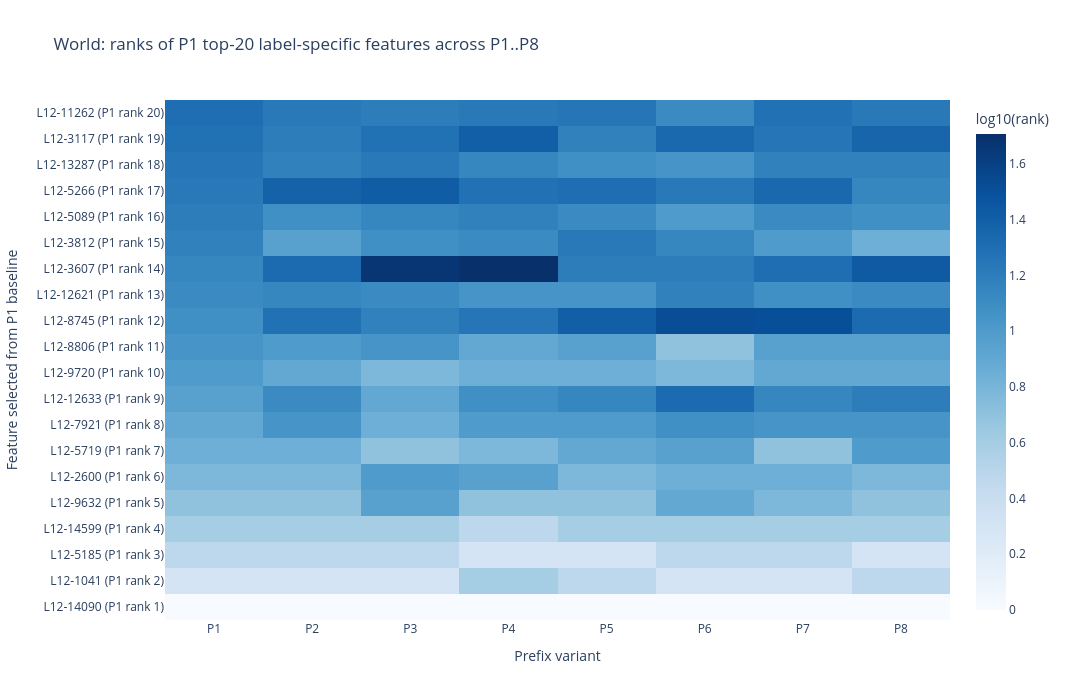
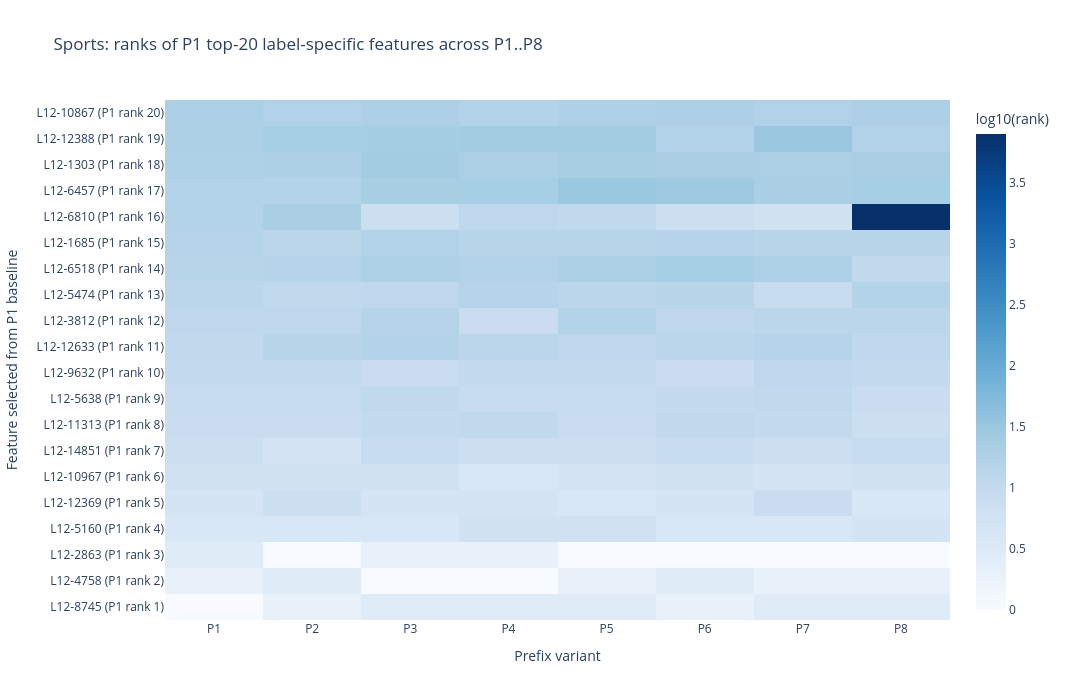
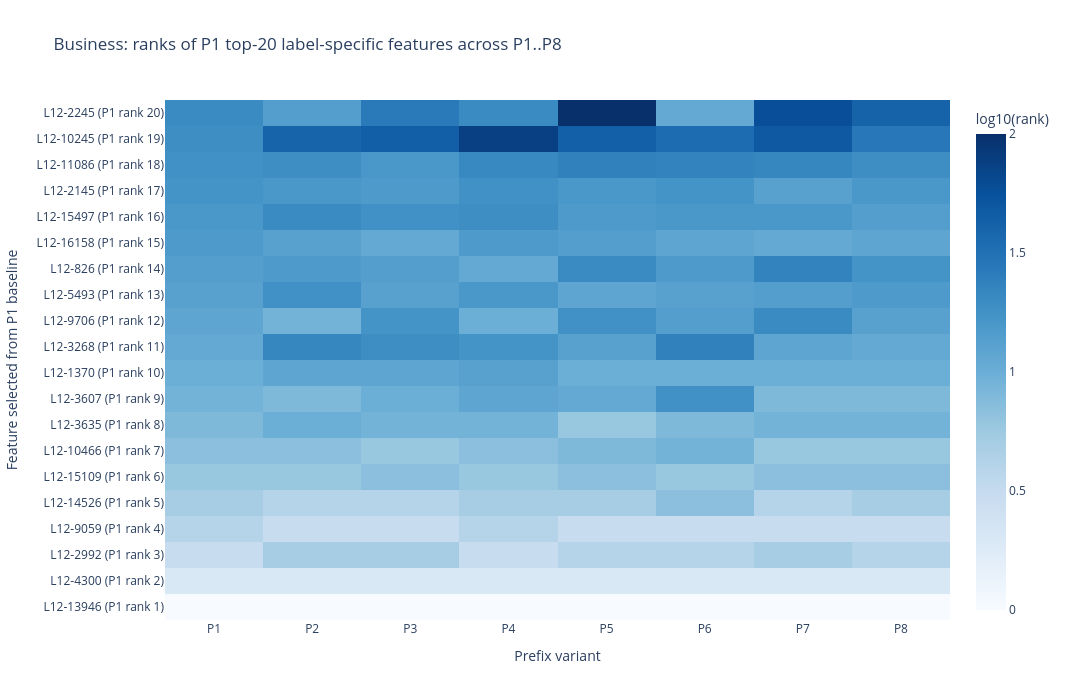
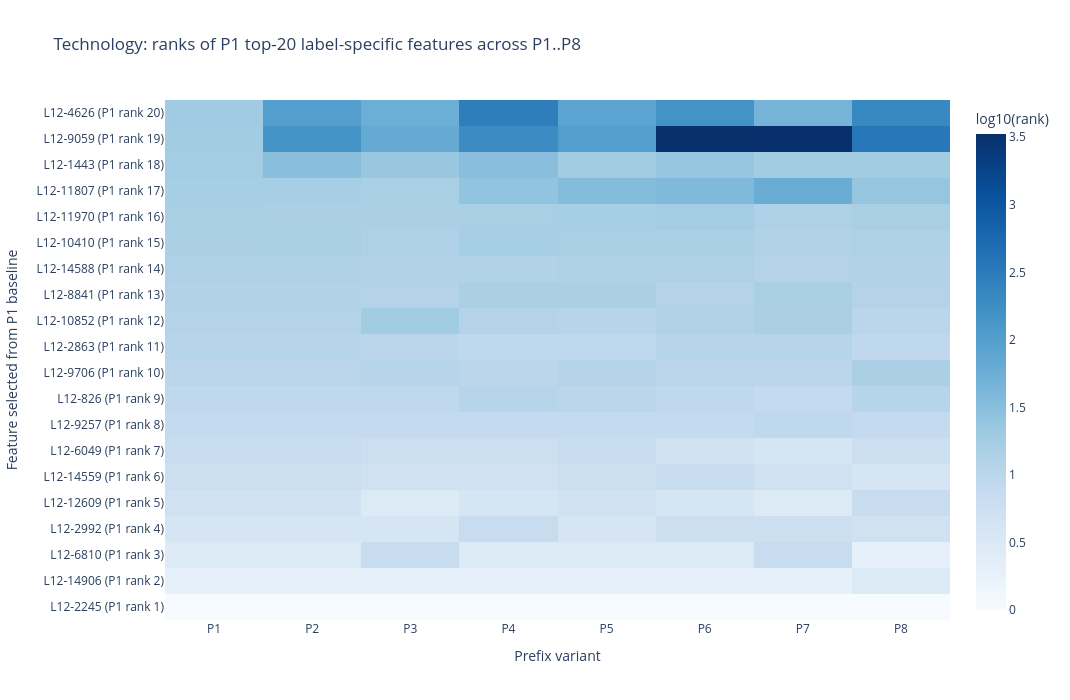

Write notebook code for charts like these, in order.
### Markdown cell above
## 5A. Rank table for baseline top-20 label-specific features across P2–P8

This diagnostic keeps the 80 features selected from the ordinary baseline prefix `P1` and reports where each one ranks under the alternative final-demo prefixes `P2` through `P8`. Rank `1` means the most label-specific feature for that label under that prefix; larger ranks indicate that the feature becomes less label-specific under that prefix.

### Code cell
# ============================================================
# 5A. Rank table: baseline top-20 label-specific features in P2..P8
# ============================================================

# This cell assumes Section 5 has already run and created:
#   label_specific_stability_df
#   label_variant_ranks
#   label_specific_pre_gap
#   label_top_features
#
# Interpretation:
#   P1 is the ordinary single-prefix baseline used to select top-20 features.
#   P2..P8 keep the same queries and demos 1..7, but replace only demo 8.
#   Rank 1 = most label-specific feature for that label under that prefix.

required_for_rank_table = [
    "label_specific_stability_df",
    "label_variant_ranks",
    "label_specific_pre_gap",
    "label_top_features",
]
missing = [name for name in required_for_rank_table if name not in globals()]
if missing:
    raise RuntimeError(
        "Run Sections 4 and 5 before this rank-table diagnostic. "
        f"Missing variables: {missing}"
    )

rank_rows = []
for _, row in label_specific_stability_df.iterrows():
    lab = int(row["label"])
    feat = int(row["feature_idx"])
    baseline_rank = int(row["label_specific_rank"])

    ranks = [int(label_variant_ranks[lab, v, feat]) for v in range(N_PREFIX_VARIANTS)]
    gaps = [float(label_specific_pre_gap[lab, v, feat]) for v in range(N_PREFIX_VARIANTS)]

    additional_ranks = ranks[1:]
    additional_gaps = gaps[1:]
    worst_additional_idx = int(np.argmax(additional_ranks)) + 1  # convert additional slot to variant index v
    best_additional_idx = int(np.argmin(additional_ranks)) + 1

    out = {
        "label_word": row["label_word"],
        "P1_baseline_rank": baseline_rank,
        "feature_idx": feat,
        "feature": f"L{TARGET_LAYER}-{feat}",
        "stable_by_rule": bool(row["stable_by_rule"]),
        "retention_rate_topK": float(row[f"retention_rate_top_{RETENTION_TOP_K}"]),
        "min_over_baseline": float(row["min_over_baseline"]),
        "baseline_gap_P1": float(gaps[0]),
        "worst_rank_P2_to_P8": int(max(additional_ranks)),
        "worst_prefix_P2_to_P8": f"P{worst_additional_idx + 1}",
        "best_rank_P2_to_P8": int(min(additional_ranks)),
        "best_prefix_P2_to_P8": f"P{best_additional_idx + 1}",
        f"n_P2_to_P8_in_top{RETENTION_TOP_K}": int(sum(r <= RETENTION_TOP_K for r in additional_ranks)),
    }

    # Add exact ranks and gaps for every prefix. P1 is included for context;
    # P2..P8 are the requested alternative-prefix ranks.
    for v in range(N_PREFIX_VARIANTS):
        out[f"P{v + 1}_rank"] = int(ranks[v])
    for v in range(N_PREFIX_VARIANTS):
        out[f"P{v + 1}_gap"] = float(gaps[v])

    rank_rows.append(out)

# Main table: one row per baseline-selected top-20 label-specific feature.
top20_label_specific_rank_by_prefix_df = pd.DataFrame(rank_rows)

rank_display_cols = (
    [
        "label_word",
        "P1_baseline_rank",
        "feature",
        "feature_idx",
        "stable_by_rule",
        "retention_rate_topK",
        "min_over_baseline",
        "baseline_gap_P1",
        "worst_rank_P2_to_P8",
        "worst_prefix_P2_to_P8",
        "best_rank_P2_to_P8",
        "best_prefix_P2_to_P8",
        f"n_P2_to_P8_in_top{RETENTION_TOP_K}",
    ]
    + [f"P{v + 1}_rank" for v in range(N_PREFIX_VARIANTS)]
)

# Requested table: rank under P2..P8 for each P1 top-20 label-specific feature.
print("=" * 100)
print(f"Ranks of P1 top-{LABEL_SPECIFIC_TOP_N} label-specific features under P2..P{N_PREFIX_VARIANTS}")
print("Rank 1 = most label-specific under that prefix. Larger ranks indicate loss of label specificity.")
print("=" * 100)
display(
    top20_label_specific_rank_by_prefix_df[rank_display_cols]
    .sort_values(["label_word", "P1_baseline_rank"])
    .reset_index(drop=True)
)

# Per-label compact tables, easier to copy into a rebuttal appendix.
for lab in range(NUM_LABELS):
    label_word = label_to_words_agnews[lab]
    print("=" * 100)
    print(f"{label_word}: P1 top-{LABEL_SPECIFIC_TOP_N} features and their ranks in P2..P{N_PREFIX_VARIANTS}")
    cols = (
        ["P1_baseline_rank", "feature", "stable_by_rule", "worst_rank_P2_to_P8", "worst_prefix_P2_to_P8"]
        + [f"P{v + 1}_rank" for v in range(1, N_PREFIX_VARIANTS)]
    )
    display(
        top20_label_specific_rank_by_prefix_df
        .loc[top20_label_specific_rank_by_prefix_df["label_word"] == label_word, cols]
        .sort_values("P1_baseline_rank")
        .reset_index(drop=True)
    )

# Worst rank collapses across all labels. This is useful for illustrating the single-prefix risk.
rank_collapse_examples_df = (
    top20_label_specific_rank_by_prefix_df
    .assign(rank_collapse=lambda df: df["worst_rank_P2_to_P8"] - df["P1_baseline_rank"])
    .sort_values("rank_collapse", ascending=False)
    .reset_index(drop=True)
)

print("=" * 100)
print("Largest rank-collapse examples among the P1 top-20 label-specific features")
print("=" * 100)
display(
    rank_collapse_examples_df[
        [
            "label_word", "P1_baseline_rank", "feature", "stable_by_rule",
            "worst_prefix_P2_to_P8", "worst_rank_P2_to_P8", "rank_collapse",
        ]
        + [f"P{v + 1}_rank" for v in range(N_PREFIX_VARIANTS)]
    ].head(20)
)

# Optional Plotly heatmap of log10(rank). This makes large rank collapses visible without saturating the scale.
def plot_top20_rank_heatmap_by_label(lab: int):
    label_word = label_to_words_agnews[int(lab)]
    sub = (
        top20_label_specific_rank_by_prefix_df
        .loc[top20_label_specific_rank_by_prefix_df["label_word"] == label_word]
        .sort_values("P1_baseline_rank")
        .reset_index(drop=True)
    )
    rank_cols = [f"P{v + 1}_rank" for v in range(N_PREFIX_VARIANTS)]
    ranks = sub[rank_cols].to_numpy(dtype=np.float64)
    log_ranks = np.log10(ranks)

    fig = go.Figure(
        data=go.Heatmap(
            z=log_ranks,
            x=[f"P{v + 1}" for v in range(N_PREFIX_VARIANTS)],
            y=[f"{r['feature']} (P1 rank {int(r['P1_baseline_rank'])})" for _, r in sub.iterrows()],
            colorscale="Blues",
            customdata=ranks,
            colorbar=dict(title="log10(rank)"),
            hovertemplate=(
                "feature=%{y}<br>prefix=%{x}<br>"
                "rank=%{customdata:.0f}<br>log10(rank)=%{z:.3f}<extra></extra>"
            ),
        )
    )
    fig.update_layout(
        title=f"{label_word}: ranks of P1 top-{LABEL_SPECIFIC_TOP_N} label-specific features across P1..P{N_PREFIX_VARIANTS}",
        xaxis_title="Prefix variant",
        yaxis_title="Feature selected from P1 baseline",
        height=max(450, 26 * len(sub) + 180),
        width=max(850, 90 * N_PREFIX_VARIANTS + 350),
    )
    fig.show()

for lab in range(NUM_LABELS):
    plot_top20_rank_heatmap_by_label(lab)

### Figure 1 — Plotly figure (JSON) as saved in the notebook; plotly's stock layout.template omitted (floating-point values rounded to 4 significant figures; data arrays with more than 128 entries replaced by an {"elided": "..."} marker saying what was removed)
{"data": [{"colorbar": {"title": {"text": "log10(rank)"}}, "colorscale": [[0, "rgb(247,251,255)"], [0.125, "rgb(222,235,247)"], [0.25, "rgb(198,219,239)"], [0.375, "rgb(158,202,225)"], [0.5, "rgb(107,174,214)"], [0.625, "rgb(66,146,198)"], [0.75, "rgb(33,113,181)"], [0.875, "rgb(8,81,156)"], [1, "rgb(8,48,107)"]], "customdata": {"elided": "20x8 float values"}, "hovertemplate": "feature=%{y}<br>prefix=%{x}<br>rank=%{customdata:.0f}<br>log10(rank)=%{z:.3f}<extra></extra>", "type": "heatmap", "x": ["P1", "P2", "P3", "P4", "P5", "P6", "P7", "P8"], "y": ["L12-14090 (P1 rank 1)", "L12-1041 (P1 rank 2)", "L12-5185 (P1 rank 3)", "L12-14599 (P1 rank 4)", "L12-9632 (P1 rank 5)", "L12-2600 (P1 rank 6)", "L12-5719 (P1 rank 7)", "L12-7921 (P1 rank 8)", "L12-12633 (P1 rank 9)", "L12-9720 (P1 rank 10)", "L12-8806 (P1 rank 11)", "L12-8745 (P1 rank 12)", "L12-12621 (P1 rank 13)", "L12-3607 (P1 rank 14)", "L12-3812 (P1 rank 15)", "L12-5089 (P1 rank 16)", "L12-5266 (P1 rank 17)", "L12-13287 (P1 rank 18)", "L12-3117 (P1 rank 19)", "L12-11262 (P1 rank 20)"], "z": {"elided": "20x8 float values"}}], "layout": {"height": 700, "title": {"text": "World: ranks of P1 top-20 label-specific features across P1..P8"}, "width": 1070, "xaxis": {"title": {"text": "Prefix variant"}}, "yaxis": {"title": {"text": "Feature selected from P1 baseline"}}}}

### Figure 2 — Plotly figure (JSON) as saved in the notebook; plotly's stock layout.template omitted (floating-point values rounded to 4 significant figures; data arrays with more than 128 entries replaced by an {"elided": "..."} marker saying what was removed)
{"data": [{"colorbar": {"title": {"text": "log10(rank)"}}, "colorscale": [[0, "rgb(247,251,255)"], [0.125, "rgb(222,235,247)"], [0.25, "rgb(198,219,239)"], [0.375, "rgb(158,202,225)"], [0.5, "rgb(107,174,214)"], [0.625, "rgb(66,146,198)"], [0.75, "rgb(33,113,181)"], [0.875, "rgb(8,81,156)"], [1, "rgb(8,48,107)"]], "customdata": {"elided": "20x8 float values"}, "hovertemplate": "feature=%{y}<br>prefix=%{x}<br>rank=%{customdata:.0f}<br>log10(rank)=%{z:.3f}<extra></extra>", "type": "heatmap", "x": ["P1", "P2", "P3", "P4", "P5", "P6", "P7", "P8"], "y": ["L12-8745 (P1 rank 1)", "L12-4758 (P1 rank 2)", "L12-2863 (P1 rank 3)", "L12-5160 (P1 rank 4)", "L12-12369 (P1 rank 5)", "L12-10967 (P1 rank 6)", "L12-14851 (P1 rank 7)", "L12-11313 (P1 rank 8)", "L12-5638 (P1 rank 9)", "L12-9632 (P1 rank 10)", "L12-12633 (P1 rank 11)", "L12-3812 (P1 rank 12)", "L12-5474 (P1 rank 13)", "L12-6518 (P1 rank 14)", "L12-1685 (P1 rank 15)", "L12-6810 (P1 rank 16)", "L12-6457 (P1 rank 17)", "L12-1303 (P1 rank 18)", "L12-12388 (P1 rank 19)", "L12-10867 (P1 rank 20)"], "z": {"elided": "20x8 float values"}}], "layout": {"height": 700, "title": {"text": "Sports: ranks of P1 top-20 label-specific features across P1..P8"}, "width": 1070, "xaxis": {"title": {"text": "Prefix variant"}}, "yaxis": {"title": {"text": "Feature selected from P1 baseline"}}}}

### Figure 3 — Plotly figure (JSON) as saved in the notebook; plotly's stock layout.template omitted (floating-point values rounded to 4 significant figures; data arrays with more than 128 entries replaced by an {"elided": "..."} marker saying what was removed)
{"data": [{"colorbar": {"title": {"text": "log10(rank)"}}, "colorscale": [[0, "rgb(247,251,255)"], [0.125, "rgb(222,235,247)"], [0.25, "rgb(198,219,239)"], [0.375, "rgb(158,202,225)"], [0.5, "rgb(107,174,214)"], [0.625, "rgb(66,146,198)"], [0.75, "rgb(33,113,181)"], [0.875, "rgb(8,81,156)"], [1, "rgb(8,48,107)"]], "customdata": {"elided": "20x8 float values"}, "hovertemplate": "feature=%{y}<br>prefix=%{x}<br>rank=%{customdata:.0f}<br>log10(rank)=%{z:.3f}<extra></extra>", "type": "heatmap", "x": ["P1", "P2", "P3", "P4", "P5", "P6", "P7", "P8"], "y": ["L12-13946 (P1 rank 1)", "L12-4300 (P1 rank 2)", "L12-2992 (P1 rank 3)", "L12-9059 (P1 rank 4)", "L12-14526 (P1 rank 5)", "L12-15109 (P1 rank 6)", "L12-10466 (P1 rank 7)", "L12-3635 (P1 rank 8)", "L12-3607 (P1 rank 9)", "L12-1370 (P1 rank 10)", "L12-3268 (P1 rank 11)", "L12-9706 (P1 rank 12)", "L12-5493 (P1 rank 13)", "L12-826 (P1 rank 14)", "L12-16158 (P1 rank 15)", "L12-15497 (P1 rank 16)", "L12-2145 (P1 rank 17)", "L12-11086 (P1 rank 18)", "L12-10245 (P1 rank 19)", "L12-2245 (P1 rank 20)"], "z": {"elided": "20x8 float values"}}], "layout": {"height": 700, "title": {"text": "Business: ranks of P1 top-20 label-specific features across P1..P8"}, "width": 1070, "xaxis": {"title": {"text": "Prefix variant"}}, "yaxis": {"title": {"text": "Feature selected from P1 baseline"}}}}

### Figure 4 — Plotly figure (JSON) as saved in the notebook; plotly's stock layout.template omitted (floating-point values rounded to 4 significant figures; data arrays with more than 128 entries replaced by an {"elided": "..."} marker saying what was removed)
{"data": [{"colorbar": {"title": {"text": "log10(rank)"}}, "colorscale": [[0, "rgb(247,251,255)"], [0.125, "rgb(222,235,247)"], [0.25, "rgb(198,219,239)"], [0.375, "rgb(158,202,225)"], [0.5, "rgb(107,174,214)"], [0.625, "rgb(66,146,198)"], [0.75, "rgb(33,113,181)"], [0.875, "rgb(8,81,156)"], [1, "rgb(8,48,107)"]], "customdata": {"elided": "20x8 float values"}, "hovertemplate": "feature=%{y}<br>prefix=%{x}<br>rank=%{customdata:.0f}<br>log10(rank)=%{z:.3f}<extra></extra>", "type": "heatmap", "x": ["P1", "P2", "P3", "P4", "P5", "P6", "P7", "P8"], "y": ["L12-2245 (P1 rank 1)", "L12-14906 (P1 rank 2)", "L12-6810 (P1 rank 3)", "L12-2992 (P1 rank 4)", "L12-12609 (P1 rank 5)", "L12-14559 (P1 rank 6)", "L12-6049 (P1 rank 7)", "L12-9257 (P1 rank 8)", "L12-826 (P1 rank 9)", "L12-9706 (P1 rank 10)", "L12-2863 (P1 rank 11)", "L12-10852 (P1 rank 12)", "L12-8841 (P1 rank 13)", "L12-14588 (P1 rank 14)", "L12-10410 (P1 rank 15)", "L12-11970 (P1 rank 16)", "L12-11807 (P1 rank 17)", "L12-1443 (P1 rank 18)", "L12-9059 (P1 rank 19)", "L12-4626 (P1 rank 20)"], "z": {"elided": "20x8 float values"}}], "layout": {"height": 700, "title": {"text": "Technology: ranks of P1 top-20 label-specific features across P1..P8"}, "width": 1070, "xaxis": {"title": {"text": "Prefix variant"}}, "yaxis": {"title": {"text": "Feature selected from P1 baseline"}}}}
